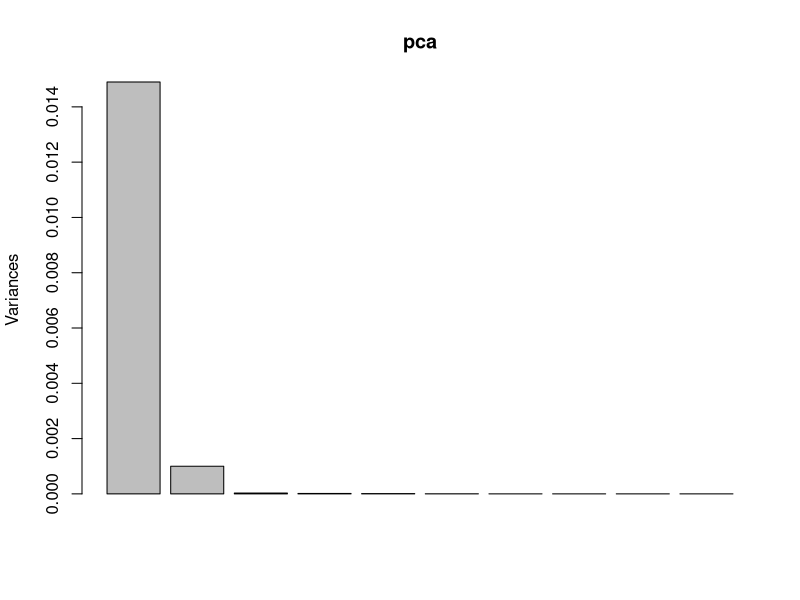
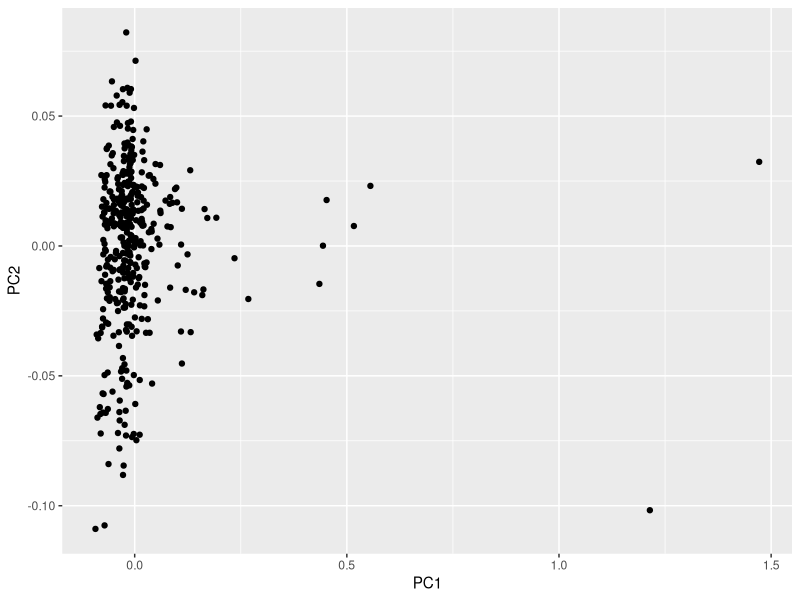
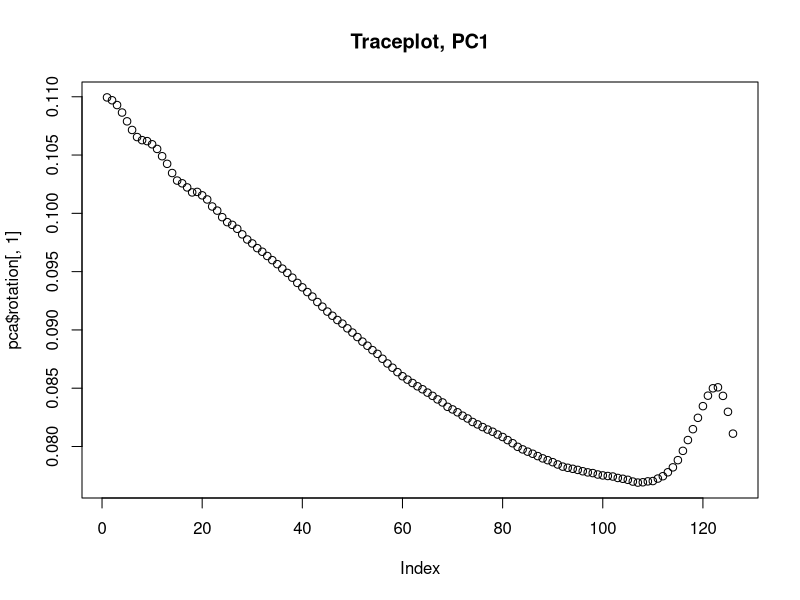
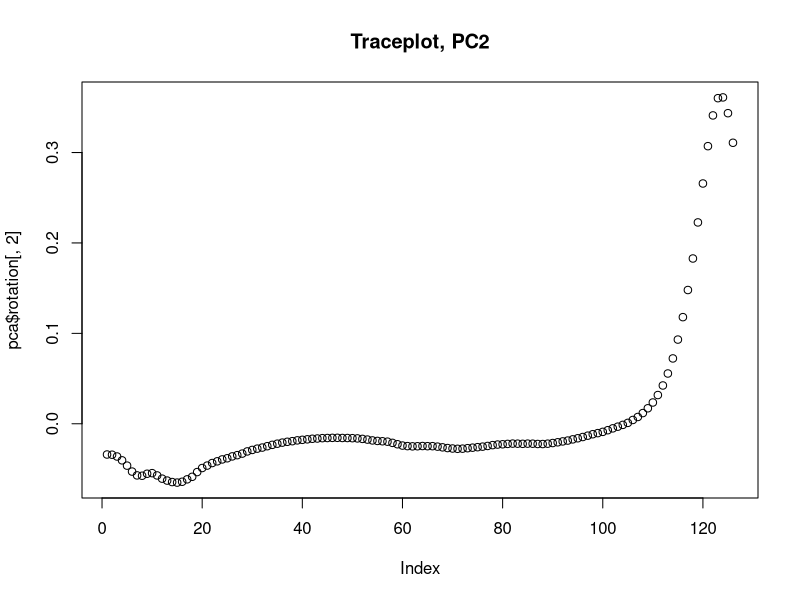
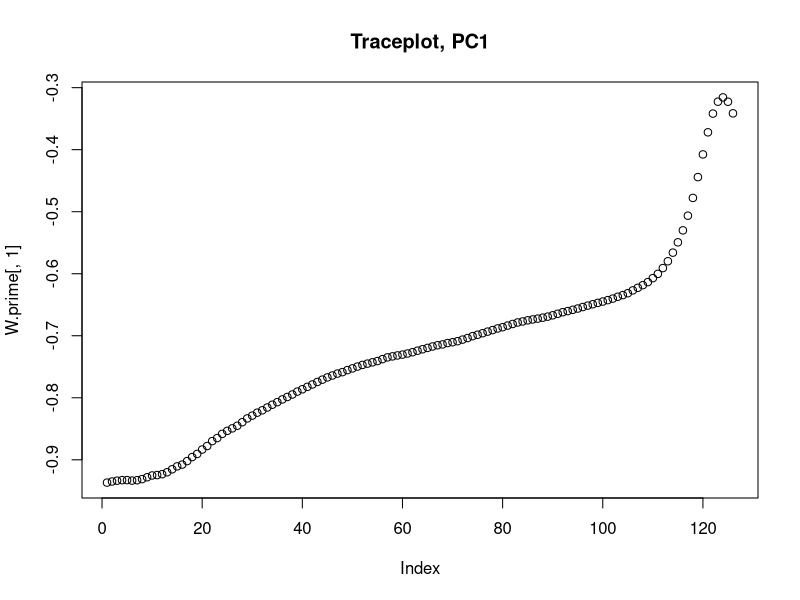
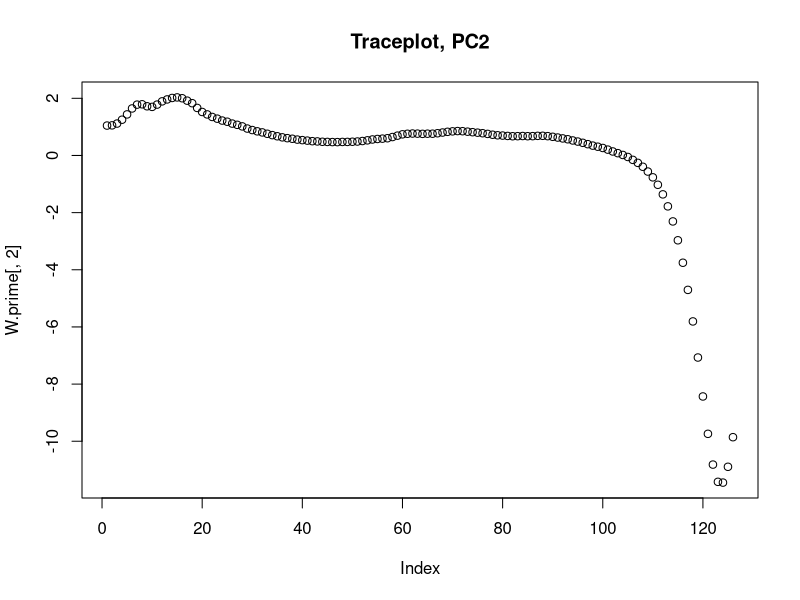
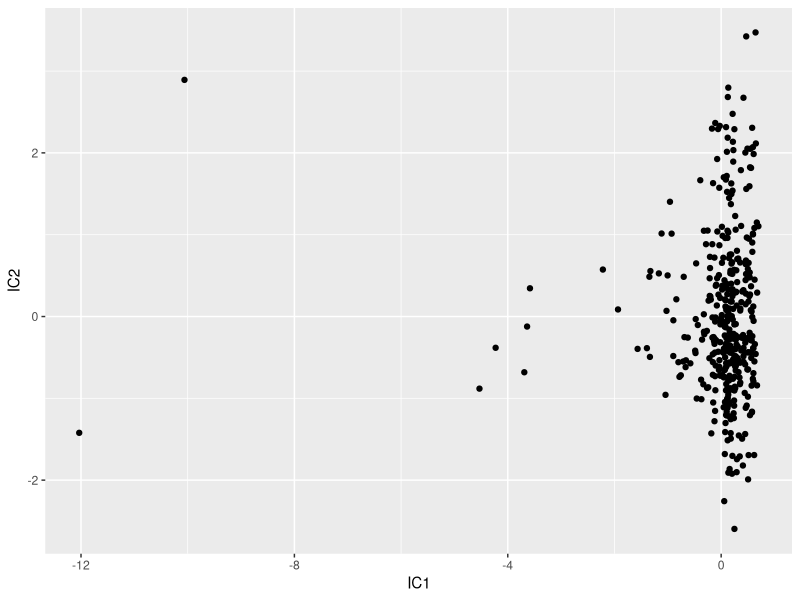

R code for these plots, in order:
## ---- chunk 1
# Add libraries
library("gridExtra")
library("ggplot2")
library("MASS")
library("stats")
library("fastICA")

# Set working directory
setwd("~/courses/tdde01/lab2")

# Read data
spectra = data.frame(read.csv2("NIRSpectra.csv"))
spectra = subset(spectra, select=-Viscosity)

# Calculate principal components
pca = prcomp(spectra)

# Get eigen values
lambda = pca$sdev^2
# Plot variance of each component
screeplot(pca)

# Print proportion of variation
sprintf("%2.3f",lambda/sum(lambda)*100)
cat("99% of the variance can be explained by first two PC.\n\n")

# Extract principal components
PC1 = pca$x[,1]
PC2 = pca$x[,2]

# Plot the data projected onto PC 1 and 2
plot.projection = ggplot() +
    geom_point(data=spectra, mapping=aes(x=PC1, y=PC2))
grid.arrange(plot.projection)
## ---- chunk 2
plot(pca$rotation[,1], main="Traceplot, PC1")
plot(pca$rotation[,2], main="Traceplot, PC2")
## ---- chunk 3
set.seed(12345)
res = fastICA(X=spectra, 
        n.comp=2, 
        alg.typ= "parallel", 
        fun = "logcosh", 
        alpha = 1, 
        method = "R", 
        row.norm = FALSE, 
        maxit= 200, 
        tol = 0.0001, 
        verbose = TRUE)

W.prime = res$K %*% res$W
# Traceplots of fastICA
plot(W.prime[,1], main="Traceplot, PC1")
plot(W.prime[,2], main="Traceplot, PC2")
## ---- chunk 4
# Extract ICs
IC1 = res$S[,1]
IC2 = res$S[,2]

# Plot the data projected onto PC 1 and 2
plot.projection = ggplot() +
    geom_point(data=spectra, mapping=aes(x=IC1, y=IC2))
grid.arrange(plot.projection)
